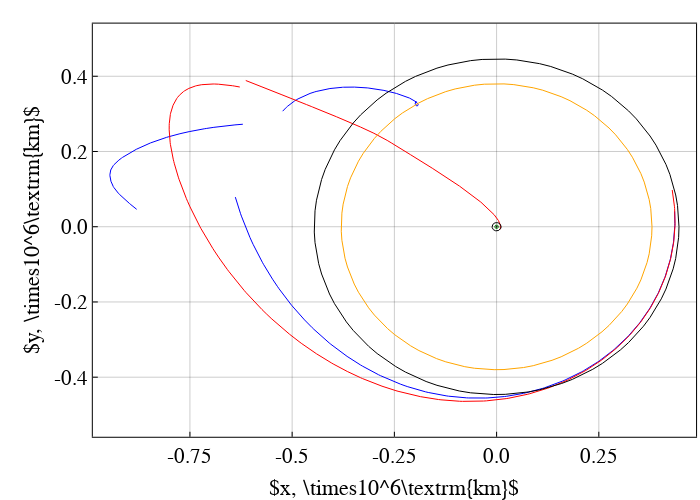

Notebook cell for this chart:
### Code cell
tofs= [row[1] for row in eachrow( df ) ] 
tof_max = maximum(tofs)
tof_min = minimum(tofs)

tof_max_days = tof_max * param3b.tstar / (24*60*60)
tof_min_days = tof_min * param3b.tstar / (24*60*60)

if size(df, 1) > 5
    colors = [interpolatecolor(cs, row[1], tof_min, tof_max) for row in eachrow(df)]
else 
    colors = [:blue, :red, :green, :magenta, :purple]
end




for (i, row) in enumerate( eachrow( df ) ) 
#     println(i)
    x = collect(values(row[4:end]))
    color = colors[i]
    res, sol_param_list, sols_ballistic, tofs = SailorMoon.multishoot_trajectory2(x, dir_func, paramMulti, true, false)
    println("res; ", res)
        
    # ballistic legs
    for sol_ballistic in sols_ballistic
#         println(sol_ballistic)
        
        if i == 1
#             println(length(sol[7,:]))
#             println(sol[7,:])
#             println(sol.t)
            scatter!(p_time, sol_ballistic.t[:],  sol_ballistic[7,:])
        end
   
         plot!(pcart, (hcat(sol_ballistic.u...)[1,:].- param3b.as) .* param3b.lstar, 
                        hcat(sol_ballistic.u...)[2,:].*param3b.lstar, c=color, label=false)
#         plot!(pcart, (hcat(sol_ballistic.u...)[1,:].- param3b.as) .* param3b.lstar, 
#                         hcat(sol_ballistic.u...)[2,:].*param3b.lstar, c=:blue, label=false)    
    end
    
    for j = 1:length(sol_param_list)
        sol, _, name = sol_param_list[j]
        
        if i == 1
#             println(length(sol[7,:]))
#             println(sol[7,:])
#             println(sol.t)
            scatter!(p_time, sol.t[:],  sol[7,:])
        end
        
        plot!(pcart, (sol[1,:] .- param3b.as) .* param3b.lstar , sol[2,:].*param3b.lstar, c=color)
#         plot!(pcart, (sol[1,:] .- param3b.as) .* param3b.lstar , sol[2,:].*param3b.lstar, c=:blue)

#         plot!(pcart, sol[1,:], sol[2,:], c=color)
#         scatter!(pcart, [sol[1,1],sol[1,end]], [sol[2,1],sol[2,end]], label=false, c=arcs_color[name], marker=:circle)
    end
    
end


plot!(pcart, earth[1,:], earth[2,:], c=:green, lw=1.0, label="earth")
plot!(pcart, earth_ub[1,:], earth_ub[2,:], c=:black, lw=1.0, label="earth")
plot!(pcart, earth_lb[1,:], earth_lb[2,:], c=:black, lw=1.0, label="earth")
plot!(pcart, moon[1,:], moon[2,:], c=:orange, lw=1.0, label="moon")
plot!(pcart, moon_soi_outer[1,:], moon_soi_outer[2,:], c=:black, lw=1.0, label="moon_soi_outer",
    xaxis=(formatter=x->string(round(x / 10^6; digits=2))),
    yaxis=(formatter=y->string(round(y / 10^6; digits=1))),
)

pcart
